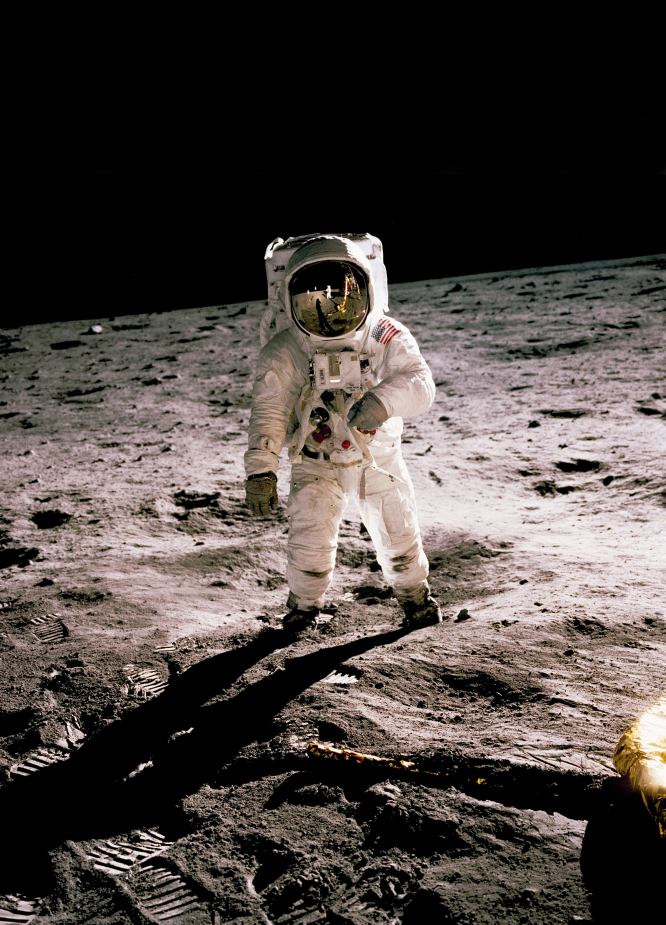
#> input picture playing_with_opencv/astronaut.jpg, 2662 x 3697 px, given in place of the camera (shown at 1/4 size)
$ python smoothGreen.py
#> lines starting #> are read from the running program, lines starting #| are printed output that depends on the picture; after the words box and inside, x2 and y2 are one past the last pixel; in counts of white or black regions, pixels touching at a corner belong together
# smoothing and blurring tutorial by sentdex

import cv2
import numpy as np

cap = cv2.VideoCapture(0)       # we capture our web cam

while True:
    _, frame = cap.read()
#> frame is the input picture: shape (3697, 2662, 3); mean B, G, R 65.2, 68.9, 76.3
    hsv = cv2.cvtColor(frame, cv2.COLOR_BGR2HSV)			# convert from bgr to hsv representation
#> hsv: shape (3697, 2662, 3); mean H, S, V 28.5, 38, 76.5

    lower_green = np.array([65,10,10])
    upper_green = np.array([95, 255, 255])

    mask = cv2.inRange(hsv, lower_green, upper_green)
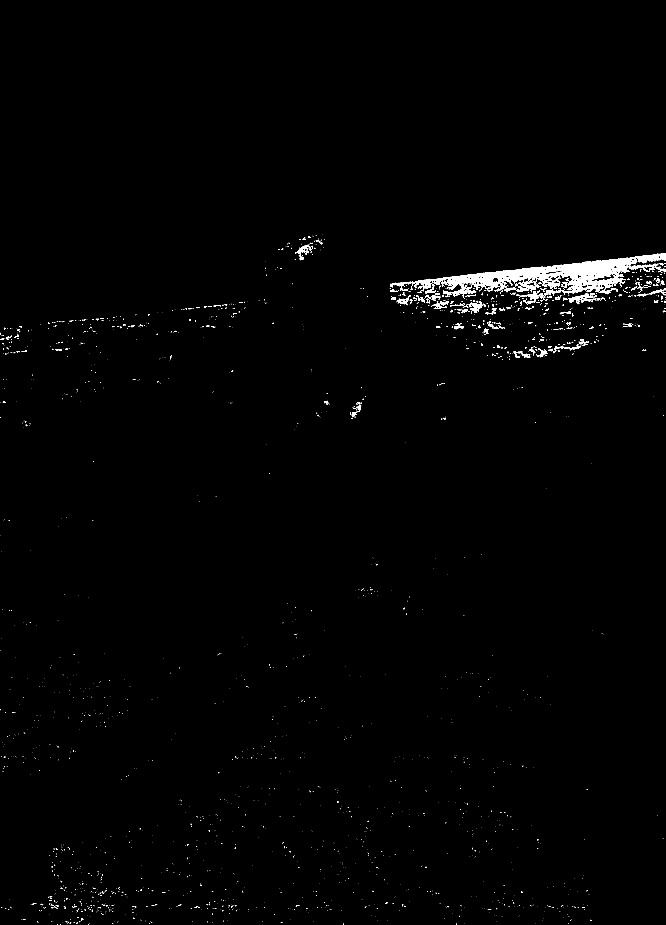
#> mask: shape (3697, 2662) (shown at 1/4 size); 0.86% white; 2449 white regions (2186 under 20 px), largest, box (x1, y1, x2, y2) and area: (1560, 1014, 2662, 1186) 50899, (2060, 1120, 2166, 1169) 1996, (2272, 1172, 2386, 1217) 1778
    res = cv2.bitwise_and(frame, frame, mask = mask)
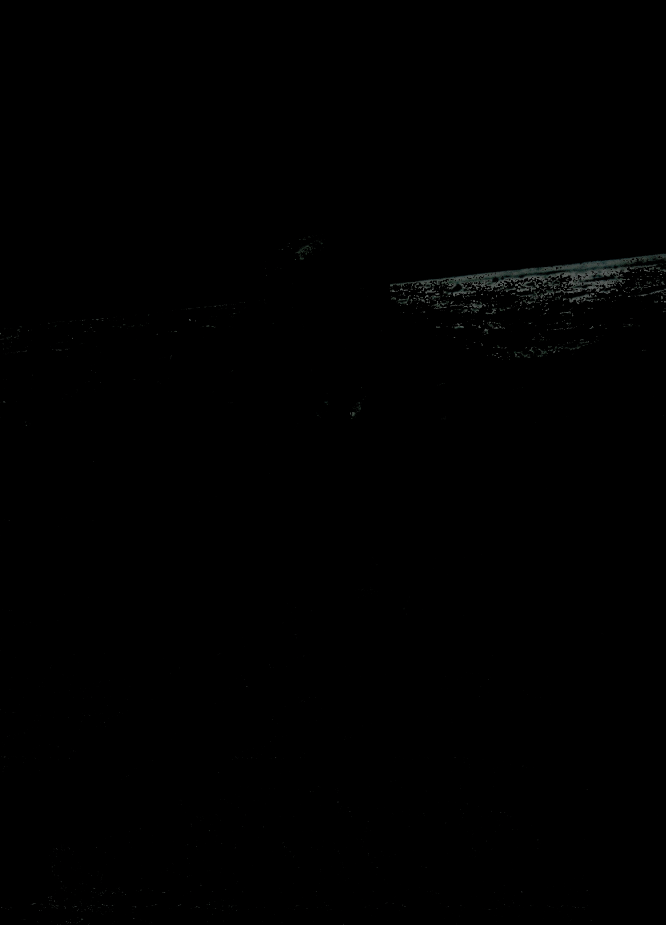
#> res: shape (3697, 2662, 3) (shown at 1/4 size); mean B, G, R 0.5, 0.5, 0.5

    kernel = np.ones((15,15), np.float32)/225		# averaging technique
	#smoothed = cv.filter2D(res, (15,15), 0)         # smoothing the image

    smoothed = cv2.filter2D(res, -1, kernel)

    blur = cv2.GaussianBlur(res, (15,15), 0)
    median = cv2.medianBlur(res, 15)


    cv2.imshow('frame', frame)
    cv2.imshow('res', res)
    cv2.imshow('blur', blur)
    cv2.imshow('median', median)

    k = cv2.waitKey(5) & 0xFF
#> (key Esc is pressed here)
    if k == 27:
        break

cv2.destroyAllWindows()
